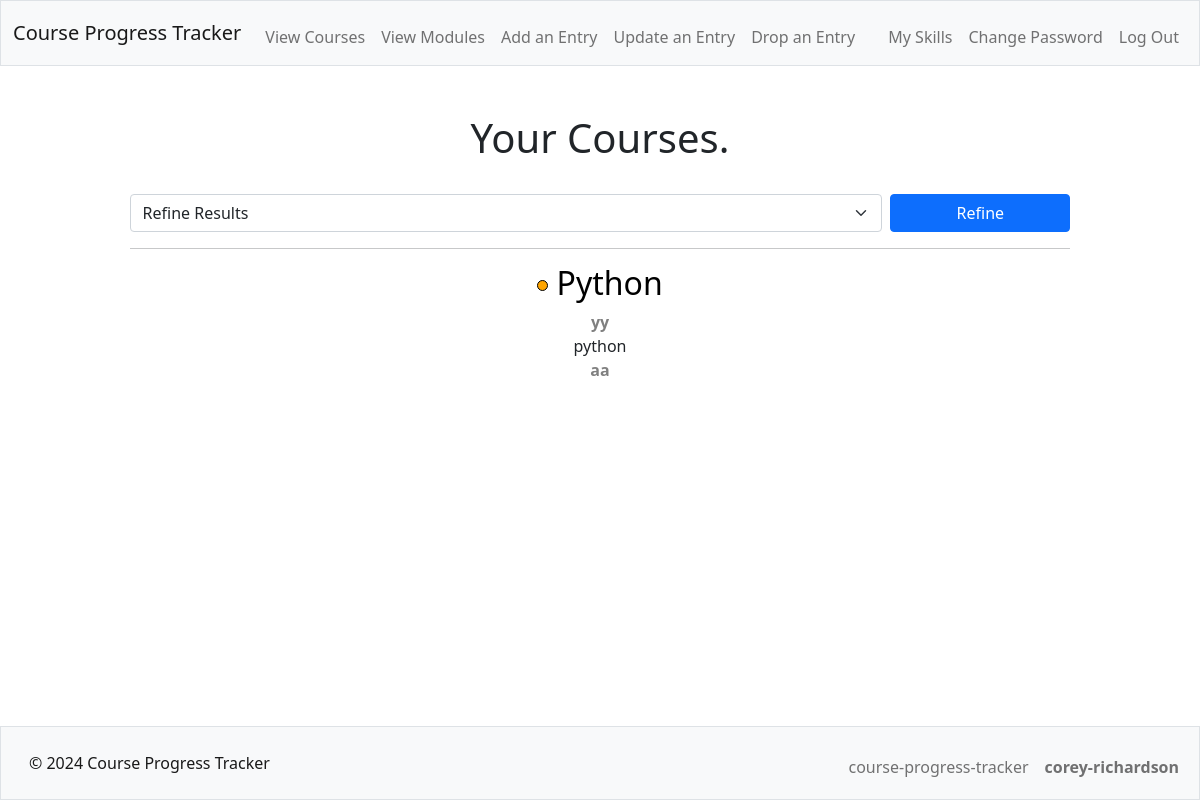
Page / (signed in) on the committed database.
### tables this page shows
CREATE TABLE "courses" (id INTEGER, user_id INTEGER NOT NULL, name TEXT NOT NULL UNIQUE, url TEXT, topics TEXT NOT NULL, desc TEXT NOT NULL, provider TEXT NOT NULL, is_complete INTEGER NOT NULL, is_course BOOL NOT NULL, PRIMARY KEY(id));

### app.py (the view)
@app.route("/", methods=["GET", "POST"])
@login_required
def index():
    if request.method == "POST" and request.form.get("sort_index"):
        sort_index = request.form.get("sort_index")
        match sort_index:
            case "provider":
                courses = db.execute(
                    "SELECT * FROM courses WHERE user_id = ? AND is_course = true ORDER BY provider, name",
                    (session["user_id"],)
                )
            case "completed":
                courses = db.execute(
                    "SELECT * FROM courses WHERE user_id = ? AND is_course = true ORDER BY is_complete DESC, name",
                    (session["user_id"],)
                )
            case "inProgress":
                courses = db.execute(
                    "SELECT * FROM courses WHERE user_id = ? AND is_course = true ORDER BY CASE is_complete WHEN 1 THEN 1 WHEN 2 THEN 2 WHEN 0 THEN 3 END, name",
                    (session["user_id"],)
                )
            case "incomplete":
                courses = db.execute(
                    "SELECT * FROM courses WHERE user_id = ? AND is_course = true ORDER BY is_complete ASC, name",
                    (session["user_id"],)
                )
            case "onlyCompleted":
                courses = db.execute(
                    "SELECT * FROM courses WHERE user_id = ? AND is_course = true AND is_complete = 2 ORDER BY name",
                    (session["user_id"],)
                )
            case "hideCompleted":
                courses = db.execute(
                    "SELECT * FROM courses WHERE user_id = ? AND is_course = true AND is_complete != 2 ORDER BY is_complete DESC, name",
                    (session["user_id"],)
                )
            case _: # name or anything else
                courses = db.execute(
                    "SELECT * FROM courses WHERE user_id = ? AND is_course = true ORDER BY name",
                    (session["user_id"],)
                )
    else:
        courses = db.execute(
            "SELECT * FROM courses WHERE user_id = ? AND is_course = true ORDER BY name",
            (session["user_id"],)
        )
    courses = courses.fetchall()
    if len(courses) == 0:
        return render_template("empty.html", type="courses", action="display")
    return render_template("index.html", courses=courses, type="Courses")

### app.py (called while the page is built)
@app.after_request
def after_request(response):
    response.headers["Cache-Control"] = "no-cache, no-store, must-revalidate"
    response.headers["Expires"] = 0
    response.headers["Pragma"] = "no-cache"
    return response

### helpers.py (called while the page is built)
def login_required(f):
    @wraps(f)
    def decorated_function(*args, **kwargs):
        if session.get("user_id") is None:
            return redirect("/login")
        return f(*args, **kwargs)
    return decorated_function

### templates/index.html (shortened to what this page needs)
{% extends "layout.html" %}
{% block main %}
    <h1>Your {{ type }}.</h1>
    <br>
    <div class="course">
        {% if type == "Courses" %}
        <form action="/" method="post">
        {% else %}
        <form action="/modules" method="post">
        {% endif %}
            <div class="mb-3 d-flex justify-content-between align-items-center">
                <select class="form-select flex-grow-1 me-2" name="sort_index">
                    <option selected disabled hidden>Refine Results</option>
                </select>
                <button class="btn btn-primary flex-grow-1" type="submit">Refine</button> <br>
            </div>
        </form>
        <hr>
    </div>
    {% for course in courses %}
        <div class="course">
            <h2>
                {% if course[7] == 2 %}
                    <span class="green dot"></span>
                {% elif course[7] == 1 %}
                    <span class="amber dot"></span>
                {% else %}
                    <span class="red dot"></span>
                {% endif %}
                {% if course[3] %}
                    <a href="{{ course[3] }}" target="_blank">{{ course[2] }}</a>
                {% else %}
                    {{ course[2] }}
                {% endif %}
            </h2>
            <aside>{{ course[6] }}</aside>
            <p>
                {{ course[5] }} <br>
                <aside>{{ course[4] }}</aside>
            </p>
        </div>
    {% endfor %}
{% endblock %}

### static/style.css (style rules this page uses)
body { display: flex; flex-direction: column; min-height: 100vh; }
p, aside { margin: 0; }
h2 > a { text-decoration: none; color: black; }
.course aside { font-weight: bold; color: grey; }
hr { margin: 15px auto; }
.dot { height: 11px; width: 11px; border: 1px solid black; border-radius: 50%; display: inline-block; position: relative; bottom: 4px; }
.amber { background-color: orange; }
.course { width: 80%; margin: 0 auto; }
select { max-width: 80%; }
input, select { min-width: 80%; }

### rows in the picture
courses: is_complete 1 (drawn), name "Python", provider "yy", desc "python", topics "aa"

### other values in the picture
{{ type }} "Courses"
